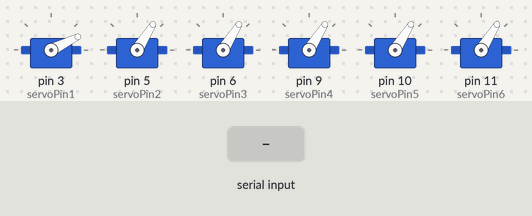
A sketch run on a simulated Arduino Uno, built with avr-gcc and run on an emulated ATmega328P. Parts: 6 × servo. The test bench sets the inputs (shaded band). What the sketch prints to the serial monitor is not drawn.

Above: at 1.2 s.
1.3 s: "n" received over Serial
At 3.0 s:
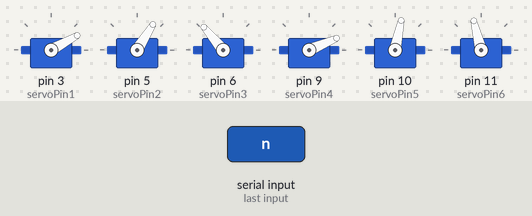
4.1 s: "o" received over Serial
At 6.4 s:
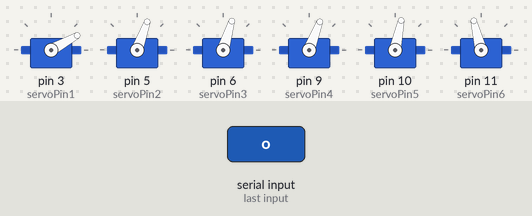
6.7 s: "p" received over Serial
At 9.0 s:
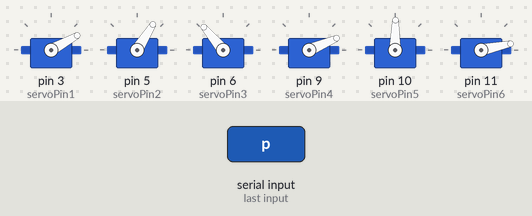
9.7 s: "q" received over Serial
At 11.0 s:
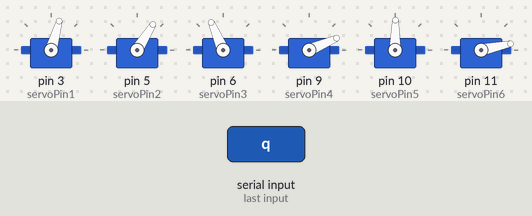
12.1 s: "r" received over Serial
At 14.7 s:
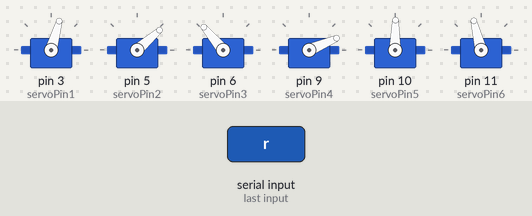
15.1 s: "n" received over Serial
At 15.55 s:
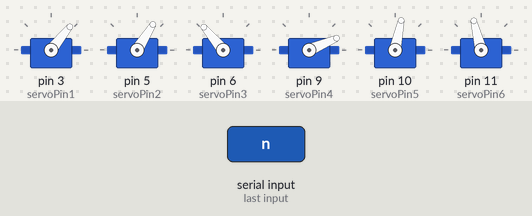
Timing chart, 0 to 18.1 s (numbered marks = the images above; inputs shaded):
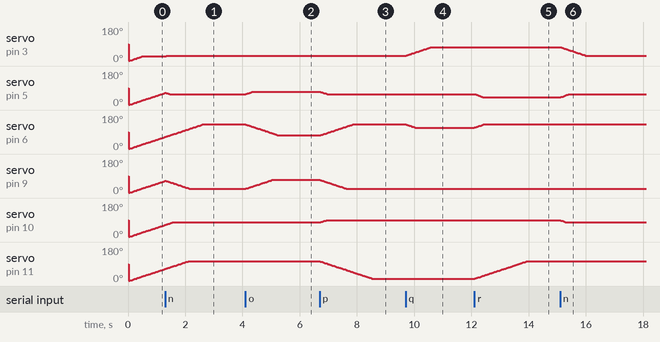

The sketch:

servo_test_3.ino
```cpp
#include <Servo.h>

// Declaring Macros for control
#define OPEN 104
#define CLOSED 12

// Declare 6 servos
Servo servo1;
Servo servo2;
Servo servo3;
Servo servo4;
Servo servo5;
Servo servo6;

// Define servo pins
const int servoPin1 = 3;
const int servoPin2 = 5;
const int servoPin3 = 6;
const int servoPin4 = 9;
const int servoPin5 = 10;
const int servoPin6 = 11;

// Variables to track positions and timing
unsigned long previousMillis = 0;
const unsigned long interval = 20; // Update interval for smooth movement (20ms)
int currentPos1 = 0, currentPos2 = 0, currentPos3 = 0, currentPos4 = 0, currentPos5 = 0, currentPos6 = 0;
int targetPos1, targetPos2, targetPos3, targetPos4, targetPos5, targetPos6;

void moveServoSmoothly() {
  unsigned long currentMillis = millis();

  if (currentMillis - previousMillis >= interval) {
    previousMillis = currentMillis;

    if (currentPos1 < targetPos1) currentPos1++;
    if (currentPos1 > targetPos1) currentPos1--;

    if (currentPos2 < targetPos2) currentPos2++;
    if (currentPos2 > targetPos2) currentPos2--;

    if (currentPos3 < targetPos3) currentPos3++;
    if (currentPos3 > targetPos3) currentPos3--;

    if (currentPos4 < targetPos4) currentPos4++;
    if (currentPos4 > targetPos4) currentPos4--;

    if (currentPos5 < targetPos5) currentPos5++;
    if (currentPos5 > targetPos5) currentPos5--;

    if (currentPos6 < targetPos6) currentPos6++;
    if (currentPos6 > targetPos6) currentPos6--;

    servo1.write(currentPos1);
    servo2.write(currentPos2);
    servo3.write(currentPos3);
    servo4.write(currentPos4);
    servo5.write(currentPos5);
    servo6.write(currentPos6);
  }
}

void pos_control(int p1, int p2, int p3, int p4, int p5, int p6) {
  // Set target positions for the servos
  targetPos1 = p1;
  targetPos2 = p2;
  targetPos3 = p3;
  targetPos4 = p4;
  targetPos5 = p5;
  targetPos6 = p6;
}

void setup() {
  // Attach the servos to the pins
  servo1.attach(servoPin1);
  servo2.attach(servoPin2);
  servo3.attach(servoPin3);
  servo4.attach(servoPin4);
  servo5.attach(servoPin5);
  servo6.attach(servoPin6);

  // Initialize serial communication
  Serial.begin(9600);
  Serial.println("System Initialized.");

  // Initial positions
  // currentPos1 = currentPos2 = currentPos3 = currentPos4 = currentPos5 = currentPos6 = OPEN;
  pos_control(26, 70, 73, 69, 78, OPEN); // Set initial target positions
}

void loop() {
  moveServoSmoothly(); // Update servo positions incrementally

  if (Serial.available() > 0) {
    char command = Serial.read();
    if (command == 'n') {
      pos_control(29, 58, 130, 23, 78, OPEN); // Move to the closed position
    } else if (command == 'o') {
      pos_control(29, 70, 73, 69, 78, OPEN); // change the servo 3 pos
    } else if (command == 'p') {
      pos_control(29, 58, 130, 23, 89, CLOSED);// change the servo 3 pos
    } else if (command == 'q') {
      pos_control(74, 58, 113, 23, 89, CLOSED); // great
    } else if (command == 'r') {
      pos_control(74, 41, 130, 23, 89, OPEN); // perfect
    }
  }
}
```

Measured:
- after the input at 1.3 s, servo on pin 3 (servoPin1): 26° → 29° at once
- after the input at 4.1 s, servo on pin 5 (servoPin2): 58° → 70° at once; servo on pin 6 (servoPin3): moves from 130° to 73° over 1.1 s, starting at once; servo on pin 9 (servoPin4): moves from 23° to 69° over 0.90 s, starting at once
- after the input at 6.7 s, servo on pin 5 (servoPin2): 70° → 58° at once; servo on pin 6 (servoPin3): moves from 73° to 130° over 1.1 s, starting at once
- after the input at 9.7 s, servo on pin 3 (servoPin1): moves from 29° to 74° over 0.88 s, starting at once; servo on pin 6 (servoPin3): moves from 130° to 113° over 0.32 s, starting at once
- after the input at 12.1 s, servo on pin 5 (servoPin2): moves from 58° to 41° over 0.32 s, starting at once; servo on pin 6 (servoPin3): moves from 113° to 130° over 0.32 s, starting at once; servo on pin 11 (servoPin6): moves from 12° to 104° over 1.8 s, starting at once
- after the input at 15.1 s, servo on pin 3 (servoPin1): moves from 74° to 29° over 0.88 s, starting at once; servo on pin 5 (servoPin2): moves from 41° to 58° over 0.32 s, starting at once; servo on pin 10 (servoPin5): 89° → 78° at once
